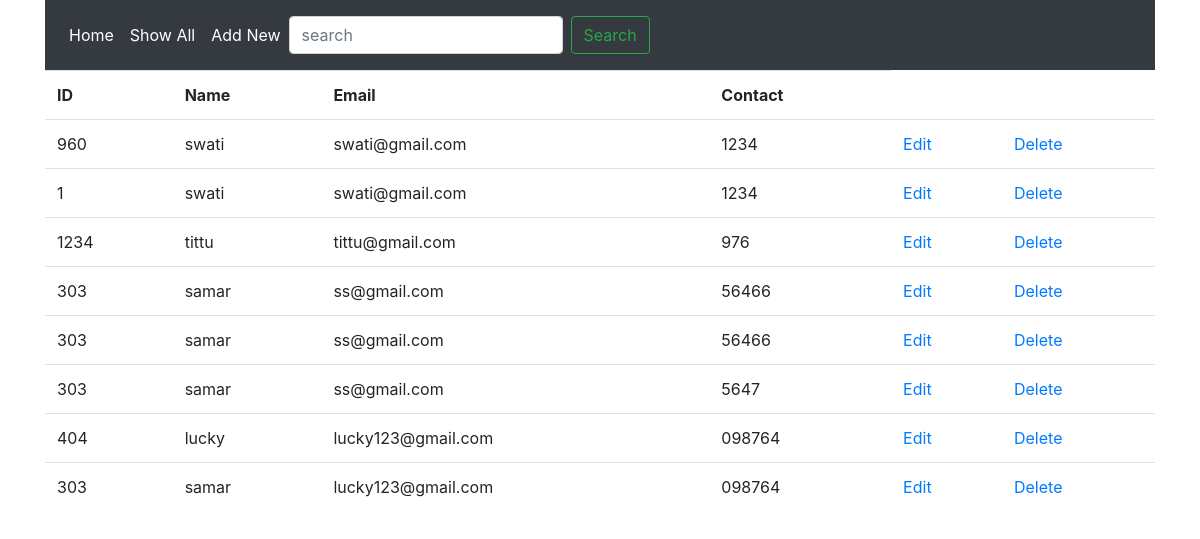
The page /show on the database its author committed.
### myapp/models.py (models this page shows)
class Employee(models.Model):
    eid = models.CharField(max_length=20)
    ename = models.CharField(max_length=20)
    eemail = models.EmailField()
    econtact = models.CharField(max_length=30)

### myapp/views.py (the view)
# urls.py: path('show', views.show),
def show(request):
    employee = Employee.objects.all
    return render(request, 'show.html', {'employee': employee})

### myapp/templates/show.html
{% extends 'base.html' %}
{% block content %}
<table class="table table=striped">
    <tr>
    <th>ID</th>
    <th>Name</th>
    <th>Email</th>
    <th>Contact</th>
    </tr>
    {% for i in employee %}
    <tr>
        <td>{{ i.eid }}</td>
        <td>{{ i.ename }}</td>
        <td>{{ i.eemail }}</td>
        <td>{{ i.econtact }}</td>
        <td>
            <a href="edit/{{  i.id  }}">Edit</a>
        </td>
        <td>
            <a href="delete/{{  i.id  }}">Delete</a>
        </td>
    </tr>
    {% endfor %}
</table>
{% endblock %}

### myapp/templates/base.html (shortened to what this page needs)
<!doctype html>
<html lang="en">
  <head>
    <link rel="stylesheet" href="https://stackpath.bootstrapcdn.com/bootstrap/4.4.1/css/bootstrap.min.css">
  </head>
  <body>
    <div class="container">
      <nav class="navbar navbar-expand-md bg-dark navbar-dark">
    <div class="collapse navbar-collapse" id="collapsibleNavbar">
      <ul class="navbar-nav" mr-auto">
        <li class="nav-item active">
          <a class="nav-link" href="/">Home</a>
          </li>
        <li class="nav-item active"><a class="nav-link" href="/show">Show All</a></li>
        <li class="nav-item active"><a class="nav-link" href="/load_form">Add New</a></li>
      </ul>
      <form method="POST" action="search" class="form-inline my-2 my-1g-0">
        <input name="name" class="form-control mr-sm-2" type="search" placeholder="search" aria-label="Search">
        <button class="btn btn-outline-success my-2 my-sm-0" type="submit">Search</button>
      </form>
    </div>
</nav>
{% block content %}
{% endblock %}
    </div>
  </body>
</html>

### rows shown on the page
Employee: eid "960", ename "swati", eemail "swati@gmail.com", econtact "1234"
Employee: eid "1", ename "swati", eemail "swati@gmail.com", econtact "1234"
Employee: eid "1234", ename "tittu", eemail "tittu@gmail.com", econtact "976"
Employee: eid "303", ename "samar", eemail "ss@gmail.com", econtact "56466"
Employee: eid "303", ename "samar", eemail "ss@gmail.com", econtact "56466"
Employee: eid "303", ename "samar", eemail "ss@gmail.com", econtact "5647"
Employee: eid "404", ename "lucky", eemail "lucky123@gmail.com", econtact "098764"
Employee: eid "303", ename "samar", eemail "lucky123@gmail.com", econtact "098764"
